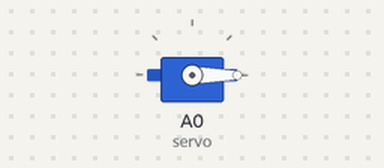
Bench run of a sketch on a simulated Arduino Uno, built with avr-gcc and run on an emulated ATmega328P. Parts: servo.

Above: at 0.05 s.
At 1.5 s:
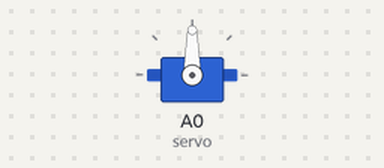
At 3.0 s:
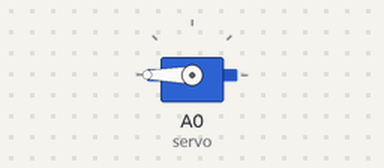
Timing chart, 0 to 6.9 s (numbered marks = the images above):
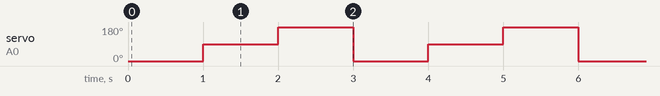

Measured:
- by itself, servo on A0 (servo): repeats every 3.0 s: 180° 1.0 s, 0° 1.0 s, 90° 1.0 s

The sketch:

servo_check.ino
```cpp
#include<Servo.h>
Servo servo;
void setup() {
  // put your setup code here, to run once:
servo.attach(A0);
}

void loop() {
  servo.write(0);
  delay(1000);
  servo.write(90);
  delay(1000);
  servo.write(180);
  delay(1000);
}
```
